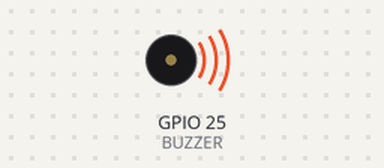
The sketch below on a simulated ESP32. Shown: buzzer (waves = sounding, pin HIGH).

Above: at 0.5 s.
Timing chart, 0 to 4.6 s (numbered marks = the images above):
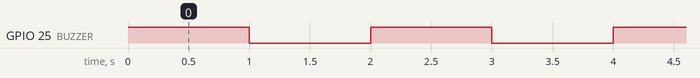

The sketch:

PRUEBA_BUZZER.ino
```cpp
// Prueba del buzzer: suena 1 segundo, calla 1 segundo, para siempre.
// Buzzer: cable rojo -> G25 (fila 20, columna a); cable negro -> línea azul (GND)

const int BUZZER = 25;

void setup() {
  pinMode(BUZZER, OUTPUT);
}

void loop() {
  digitalWrite(BUZZER, HIGH);
  delay(1000);
  digitalWrite(BUZZER, LOW);
  delay(1000);
}
```

Measured:
- by itself, GPIO 25 (BUZZER): alternates HIGH for 1.0 s and LOW for 1.0 s
